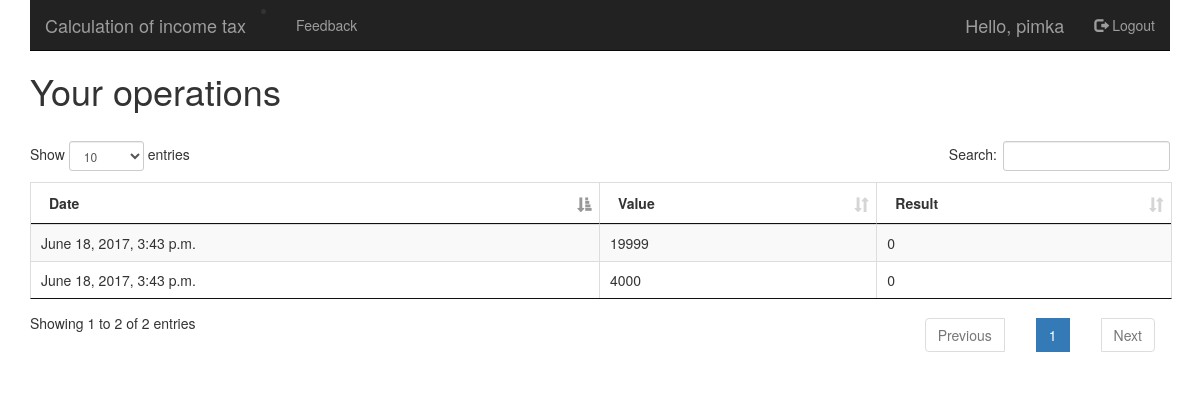
The app's page /office/ (signed in), older data.
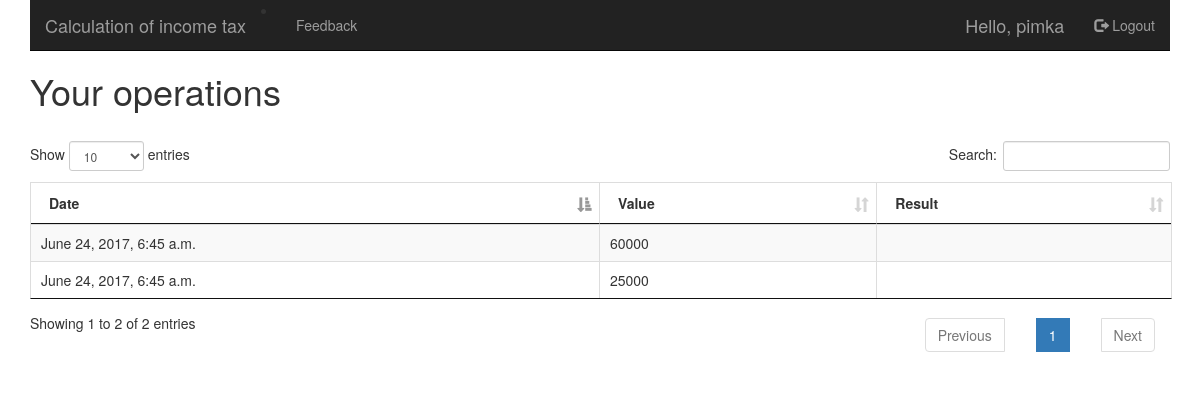
The same page, newer data.
### nalog/models.py (models this page shows, shortened)
class UserResults(models.Model):
    IDuser = models.ForeignKey('auth.User')
    number = models.PositiveIntegerField()
    per13div = models.CharField(max_length = 50)
    per13 = models.CharField(max_length = 50)
    per30 = models.CharField(max_length = 50)
    countChild = models.CharField(max_length=2)
    checkChild = models.CharField(max_length = 50)
    checkInv = models.CharField(max_length = 50)
    dateStart = models.DateTimeField()
    result = models.CharField(max_length = 50)

### nalog/views.py (the view)
# urls.py: url(r'^office/$', views.office, name='office'),
def office(request):
    user = request.user
    users_list = UserResults.objects.filter(IDuser=user).order_by('-dateStart')
    context_dict = {'users_list': users_list}
    return render(request, 'nalog/office.html', context_dict)

### templates/nalog/office.html (shortened to what this page needs)
{% extends 'nalog/base.html' %}
{% block body_block %}
    <div class="h1">Your operations</div>
    {% if users_list %}
        <table id="user_list" class="table table-striped table-bordered" border="1">
            <thead>
            <tr>
                <th>Date</th>
                <th>Value</th>
                <th>Result</th>
            </tr>
            </thead>
            <tbody>
            {% for user in users_list %}
                <tr>
                    <td>{{user.dateStart}}</td>
                    <td>{{user.number}}</td>
                    <td>{{user.result}}</td>
                </tr>
            {% endfor %}
            </tbody>
        </table>
    {% else %}
        No operations yet
    {% endif %}
{% endblock %}

Row changes from the older to the newer data that the page shows:
removed UserResults: dateStart "June 18, 2017, 3:43 p.m.", number "19999", result "0"
removed UserResults: dateStart "June 18, 2017, 3:43 p.m.", number "4000", result "0"
added UserResults: dateStart "June 24, 2017, 6:45 a.m.", number "60000"
added UserResults: dateStart "June 24, 2017, 6:45 a.m.", number "25000"
